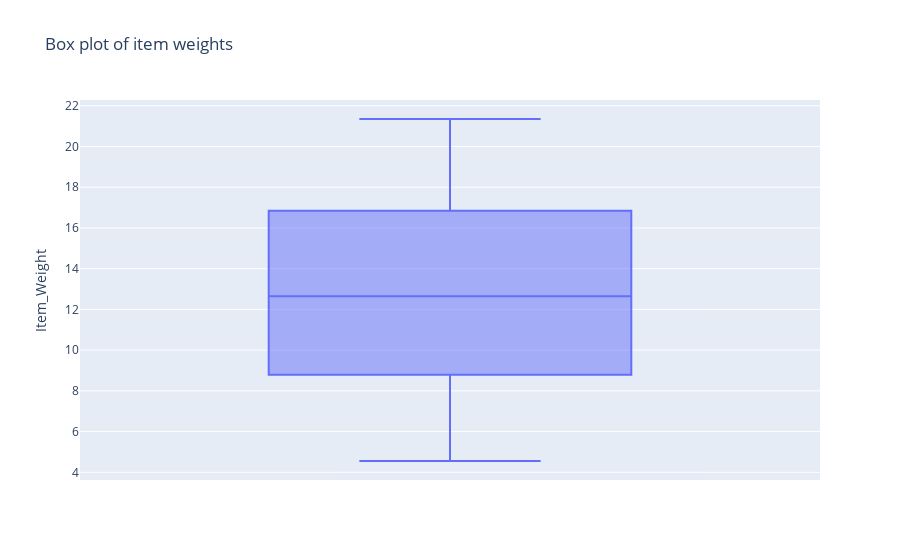

Notebook code for this chart:
### Markdown cell above
1. Item weights

### Code cell
ex.box(data_frame=df, y=df['Item_Weight'], title="Box plot of item weights")
ex.

### Figure 1 — Plotly figure (JSON) as saved in the notebook; plotly's stock layout.template omitted (floating-point values rounded to 4 significant figures; data arrays with more than 128 entries replaced by an {"elided": "..."} marker saying what was removed)
{"data": [{"alignmentgroup": "True", "hovertemplate": "Item_Weight=%{y}<extra></extra>", "legendgroup": "", "marker": {"color": "#636efa"}, "name": "", "notched": false, "offsetgroup": "", "orientation": "v", "showlegend": false, "type": "box", "x0": " ", "xaxis": "x", "y": {"elided": "8523 float values"}, "y0": " ", "yaxis": "y"}], "layout": {"boxmode": "group", "legend": {"tracegroupgap": 0}, "title": {"text": "Box plot of item weights"}, "xaxis": {"anchor": "y", "domain": [0, 1]}, "yaxis": {"anchor": "x", "domain": [0, 1], "title": {"text": "Item_Weight"}}}}
